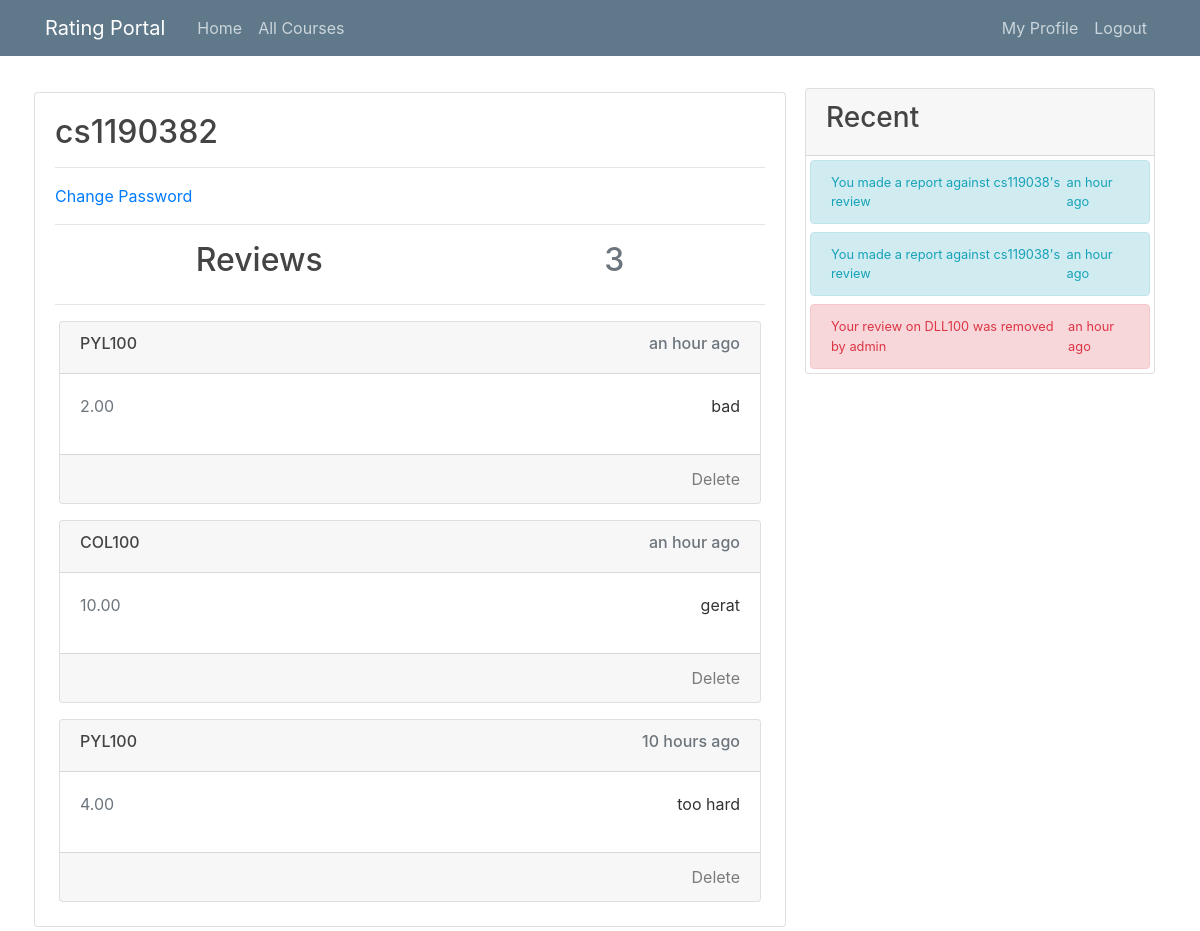
Page /profile/cs1190382/ (signed in) on the committed database.
### review/models.py (models this page shows, shortened)
class Review(models.Model):
    score = models.DecimalField(decimal_places=2,max_digits=4)
    reviewContent = models.TextField()
    courseName = models.CharField(max_length=120)
    dateAdded = models.DateTimeField(auto_now=False, auto_now_add=True)
    author = models.ForeignKey(User, on_delete= models.CASCADE,related_name='reviews_written')
    class Meta:
        ordering =['-dateAdded']

class RecentAction(models.Model):
    TYPE_OF_ACTION=[('a','Alert'),('i','info')]
    user = models.ForeignKey(User, on_delete= models.CASCADE,related_name='recentActions')
    dateAdded = models.DateTimeField(auto_now=False, auto_now_add=True)
    actionDetail = models.TextField()
    actionLink = models.TextField(blank=True,null=True)
    actionType = models.CharField(
        max_length=1,
        choices=TYPE_OF_ACTION,
        default='i',
    )
    class Meta:
        ordering =['-dateAdded']

### users/views.py (the view)
# urls.py: path("profile/<str:profileOwner>/", user_views.profile, name="profile"),
@login_required
def profile(request, profileOwner):
    return render(
        request,
        "users/profile.html",
        {"profileOwner": User.objects.get(username=profileOwner)},
    )

### users/templates/users/profile.html (shortened to what this page needs)
{% extends "users/base.html" %}
{% load humanize %}
{% block content %}
<div class="card-body">
    <h2>{{profileOwner.get_username}}</h2>
    <hr>
    {% if user.get_username == profileOwner.get_username %}
    <a class="card-link" href="{% url 'change-pass' %}">Change Password</a>
    <hr>
    {% endif %}
    <div class="d-flex justify-content-around">
        <h2>Reviews</h2>
        <h2 class="text-muted">{{profileOwner.reviews_written.all.count}}</h2>
    </div>
    <hr>
    {% for review in profileOwner.reviews_written.all %}
    <div class="card m-1 mt-3">
        <div class="card-header">
            <div class="d-flex justify-content-between">
                <a class="card-link text-dark" href="{%url 'course' courseName=review.courseName%}">
                    <h6>{{review.courseName}}</h6>
                </a>
                <h6 class="text-muted">{{review.dateAdded|naturaltime}}</h6>
            </div>
        </div>
        <div class="card-body">
            <div class="d-flex justify-content-between">
                <span class="text-secondary">
                    {{review.score}}
                </span>
                <p class="ml-5">
                    {{review.reviewContent}}
                </p>
            </div>
        </div>
        <div class="card-footer text-right">
            {% if user.is_superuser %}
            <a class="card-link text-black-50"
                href="{% url 'delete' reviewID=review.id %}?next={{request.path}}">Delete</a>
            {% else %}
            {% if user.get_username == review.author.username%}
            <a class="card-link text-black-50"
                href="{% url 'delete' reviewID=review.id %}?next={{request.path}}">Delete</a>
            {% else %}
            <a class="card-link text-black-50"
                href="{% url 'report' reviewID=review.id%}?next={{request.path}}">Report</a>
            {% endif %}
            {% endif %}
        </div>
    </div>
    {%empty%}
    <h5>No reviews yet.</h5>
    {% endfor %}
</div>
{% endblock content %}
{% block sidebar %}
<div class="col-md-4 mt-2">
    <div class="card">
        <div class="card-header">
            <h3>
                Recent
            </h3>
        </div>
        {% for recent in profileOwner.recentActions.all %}
            {% if recent.actionType == 'i' %}
            <div class="m-1 alert alert-info ">
                {% if recent.actionLink %}
                <a href="{{recent.actionLink}}" class="card-link text-info">
                {%else%}
                <a class="text-info">
                {% endif %}
            {%else%}
            <div class="m-1 alert alert-danger">
                {% if recent.actionLink %}
                <a href="{{recent.actionLink}}" class="card-link text-danger">
                {%else%}
                <a class="text-danger">
                {% endif %}
            {% endif %}
                    <div class="d-flex justify-content-between">
                        <small>{{recent.actionDetail}}</small>
                        <small>{{recent.dateAdded|naturaltime}}</small>
                    </div>
                </a>
            </div>
            {% endfor %}
        </div>
    </div>
    {% endblock sidebar %}

### users/static/main.css (style rules this page uses)
body { background: white; color: #333333; margin-top: 5rem; }
h1, h2, h3, h4, h5, h6 { color: #444444; }

### rows in the picture
Review: courseName "PYL100", dateAdded "an hour ago", score "2.00", reviewContent "bad"
Review: courseName "COL100", dateAdded "an hour ago", score "10.00", reviewContent "gerat"
Review: courseName "PYL100", dateAdded "10 hours ago", score "4.00", reviewContent "too hard"
RecentAction: actionDetail "You made a report against cs119038's review", dateAdded "an hour ago"
RecentAction: actionDetail "You made a report against cs119038's review", dateAdded "an hour ago"
RecentAction: actionDetail "Your review on DLL100 was removed by admin", dateAdded "an hour ago"

### other values in the picture
{{ profileOwner.get_username }} "cs1190382"
{{ profileOwner.reviews_written.all.count }} "3"
